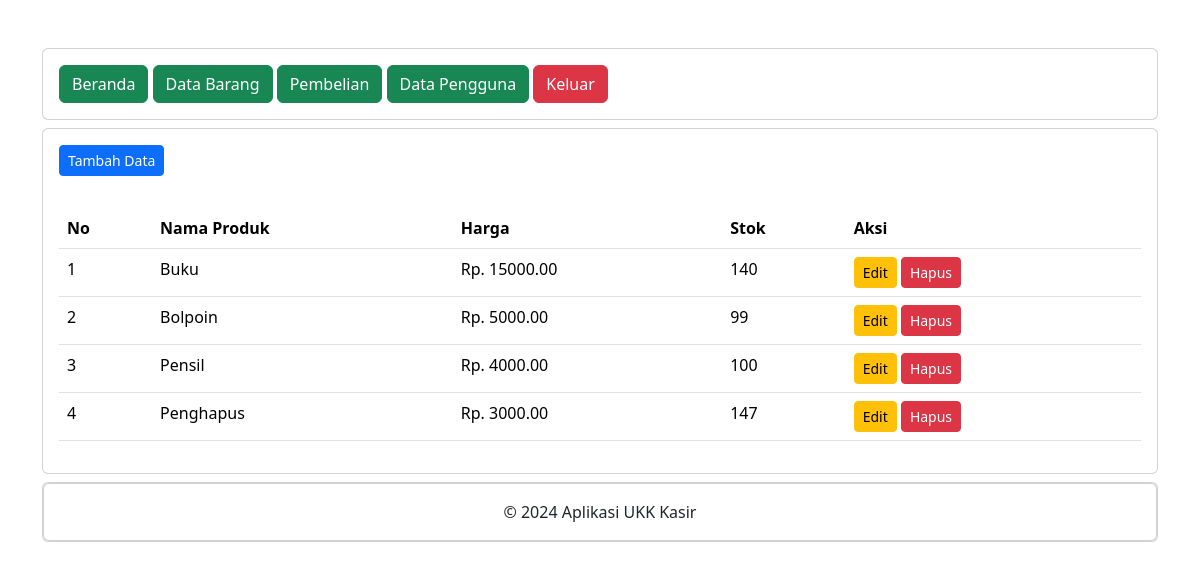
Page /administrator/data_barang.php (signed in) on the committed database.
### tables this page shows
CREATE TABLE `produk` (
  `ProdukID` int(11) NOT NULL,
  `NamaProduk` varchar(255) NOT NULL,
  `Harga` decimal(10,2) NOT NULL,
  `Stok` int(11) NOT NULL
);

### administrator/data_barang.php (the view, shortened to what this page needs)
<?php
include "header.php";
include "navbar.php";
?>
<div class="card mt-2">
	<div class="card-body">
		<button type="button" class="btn btn-primary btn-sm" data-bs-toggle="modal" data-bs-target="#tambah-data">
			Tambah Data
		</button>
	</div>
	<div class="card-body">
		<table class="table">
			<thead>
				<tr>
					<th>No</th>
					<th>Nama Produk</th>
					<th>Harga</th>
					<th>Stok</th>
					<th>Aksi</th>
				</tr>
			</thead>
			<tbody>
				<?php
				include '../koneksi.php';
				$no = 1;
				$data = mysqli_query($koneksi,"SELECT * FROM produk WHERE ProdukID > 1;");
				while($d = mysqli_fetch_array($data)){
					?>
					<tr>
						<td><?php echo $no++; ?></td>
						<td><?php echo $d['NamaProduk']; ?></td>
						<td>Rp. <?php echo $d['Harga']; ?></td>
						<td><?php echo $d['Stok']; ?></td>
						<td>
							<button type="button" class="btn btn-warning btn-sm" data-bs-toggle="modal" data-bs-target="#edit-data<?php echo $d['ProdukID']; ?>">
								Edit
							</button>
							<button type="button" class="btn btn-danger btn-sm" data-bs-toggle="modal" data-bs-target="#hapus-data<?php echo $d['ProdukID']; ?>">
								Hapus
							</button>
						</td>
					</tr>
				<?php } ?>
			</tbody>
		</table>
	</div>
</div>
<?php
include "footer.php";
?>

### administrator/header.php (shortened to what this page needs)
<!DOCTYPE html>
<html>
<head>
	<link href="https://cdn.jsdelivr.net/npm/bootstrap@5.3.2/dist/css/bootstrap.min.css" rel="stylesheet">
</head>
<body>
	<div class="container">
		<div class="content">

### administrator/navbar.php
<div class="card mt-5">
	<div class="card-body">
		<a href="index.php" class="btn btn-success">Beranda</a>
		<a href="data_barang.php" class="btn btn-success">Data Barang</a>
		<a href="pembelian.php" class="btn btn-success">Pembelian</a>
		<a href="data_pengguna.php" class="btn btn-success">Data Pengguna</a>
		<a href="../logout.php" class="btn btn-danger">Keluar</a>
	</div>
</div>

### administrator/footer.php (shortened to what this page needs)
<div class="card mt-2 mb-5">
	<div class="card">
		<div class="card-body text-center">
			&copy; 2024 Aplikasi UKK Kasir
		</div>
	</div>
</div>
</div>
</div>
</body>
</html>

### rows in the picture
produk: NamaProduk "Buku", Harga "15000.00", Stok "140"
produk: NamaProduk "Bolpoin", Harga "5000.00", Stok "99"
produk: NamaProduk "Pensil", Harga "4000.00", Stok "100"
produk: NamaProduk "Penghapus", Harga "3000.00", Stok "147"
